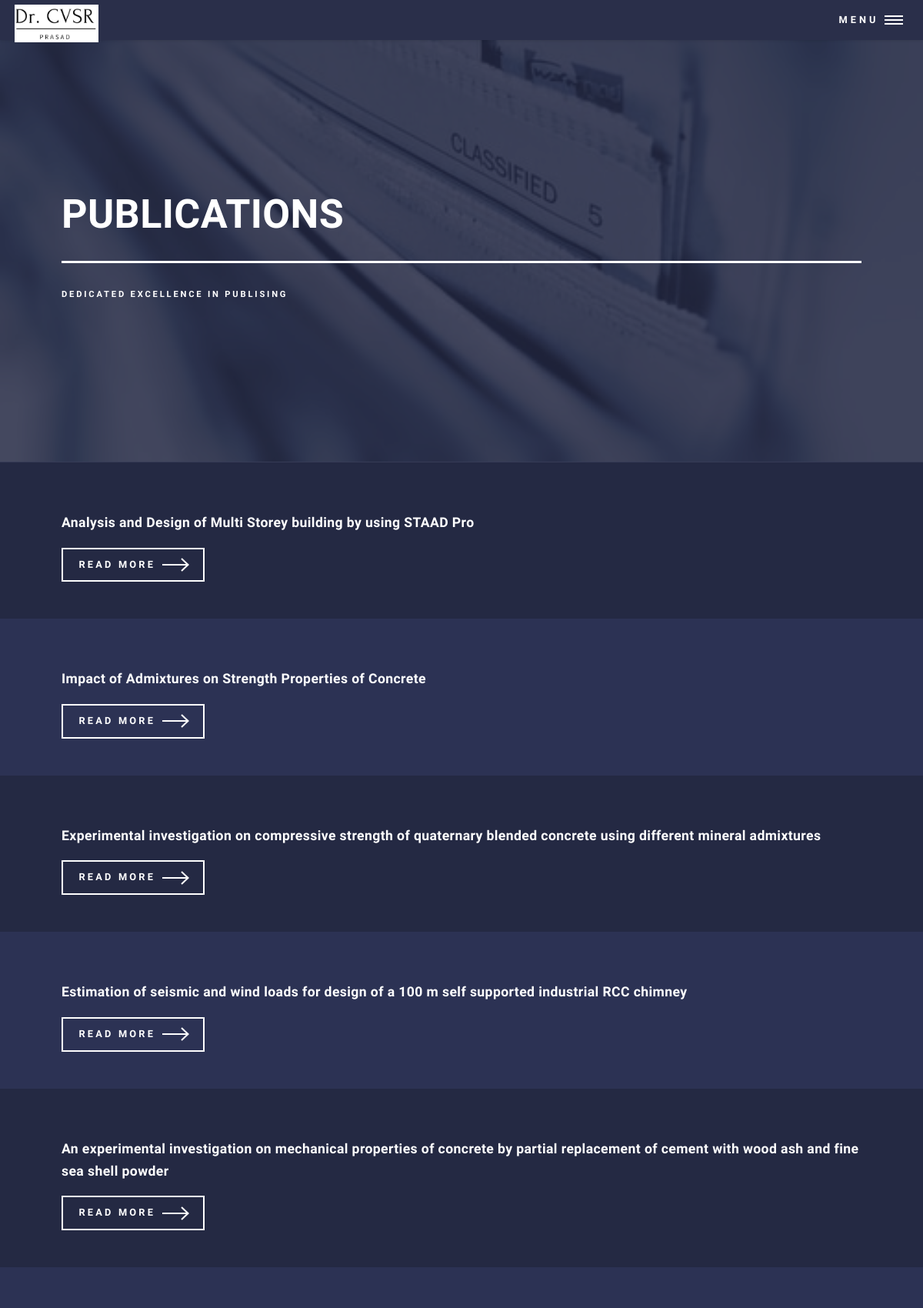
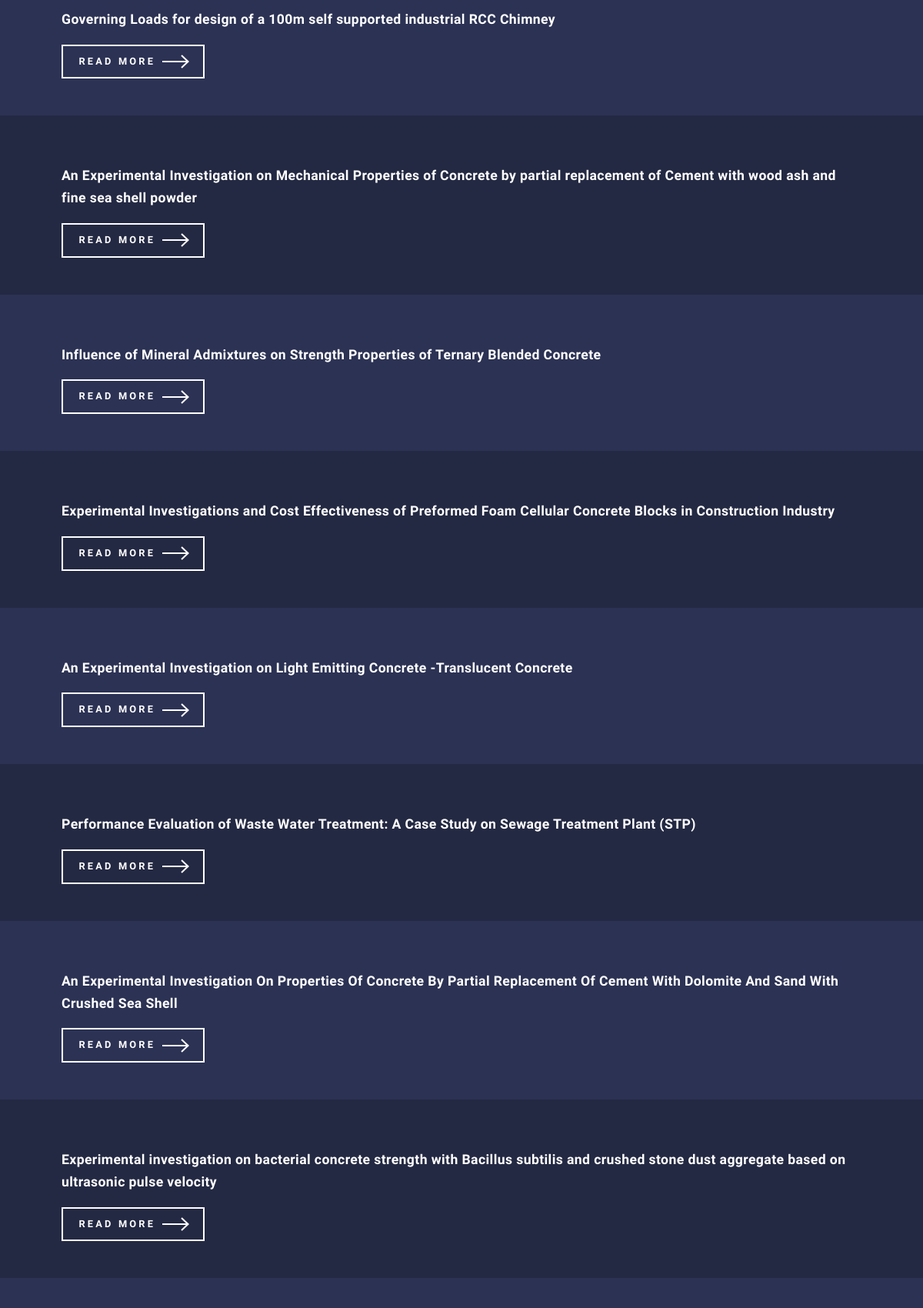
Page /publications (upper part) on the committed database (2 pictures, top to bottom).
### main.py (models this page shows)
class BlogPost(db.Model):
    __tablename__ = "publications"
    id = db.Column(db.Integer, primary_key=True)
    name = db.Column(db.String(250), nullable=False)
    link = db.Column(db.String(250), unique=True, nullable=False)

### main.py (the view)
@app.route("/publications")
def publications():
    puclications = {}
    data = db.session.query(BlogPost).all()
    n = 0
    for d in data:
        puclications[n] = [d.name, d.link]
        n += 1
    return render_template("publications.html", data=puclications)

### templates/publications.html (shortened to what this page needs)
<!DOCTYPE HTML>
<html>
	<head>
		<link rel="stylesheet" href="static/assets/css/main.css" />
	</head>
	<body class="is-preload">
			<div id="wrapper">
					<header id="header">
						<a href="{{ url_for('home_page') }}" class="logo"><span><img src="static/images/logo.jpg" class="logo-img" alt="logo"></span></a>
						<nav>
							<a href="#menu">Menu</a>
						</nav>
					</header>
					<div id="main" class="alt">
							<section id="banner" class="major">
								<div class="inner">
									<header class="major">
										<h1>PUBLICATIONS</h1>
									</header>
									<div class="content">
										<p>Dedicated Excellence in Publising</p>
									</div>
								</div>
							</section>
					</div>
{% for index, post in data.items() %}
	{% if index % 2 == 0 %}
		<section class="light-color" >
			<div class="inner">
				<h4>{{ post[0] }}</h4>
				<a href="{{ post[1] }}" class="button next read-more-button">Read More</a>
			</div>
		</section>
	{% else %}
		<section class="dark-color" >
			<div class="inner">
				<h4>{{ post[0] }}</h4>
				<a href="{{ post[1] }}" class="button next read-more-button">Read More</a>
			</div>
		</section>
	{% endif %}
{% endfor %}
			</div>
	</body>
</html>

### rows in the picture
BlogPost: name "Analysis and Design of Multi Storey building by using STAAD Pro"
BlogPost: name "Impact of Admixtures on Strength Properties of Concrete"
BlogPost: name "Experimental investigation on compressive strength of quaternary blended concrete using different mineral admixtures"
BlogPost: name "Estimation of seismic and wind loads for design of a 100 m self supported industrial RCC chimney"
BlogPost: name "An experimental investigation on mechanical properties of concrete by partial replacement of cement with wood ash and fine sea shell powder"
BlogPost: name "Governing Loads for design of a 100m self supported industrial RCC Chimney"
BlogPost: name "An Experimental Investigation on Mechanical Properties of Concrete by partial replacement of Cement with wood ash and fine sea shell powder"
BlogPost: name "Influence of Mineral Admixtures on Strength Properties of Ternary Blended Concrete"
BlogPost: name "Experimental Investigations and Cost Effectiveness of Preformed Foam Cellular Concrete Blocks in Construction Industry"
BlogPost: name "An Experimental Investigation on Light Emitting Concrete -Translucent Concrete"
BlogPost: name "Performance Evaluation of Waste Water Treatment: A Case Study on Sewage Treatment Plant (STP)"
BlogPost: name "An Experimental Investigation On Properties Of Concrete By Partial Replacement Of Cement With Dolomite And Sand With Crushed Sea Shell"
BlogPost: name "Experimental investigation on bacterial concrete strength with Bacillus subtilis and crushed stone dust aggregate based on ultrasonic pulse velocity"
